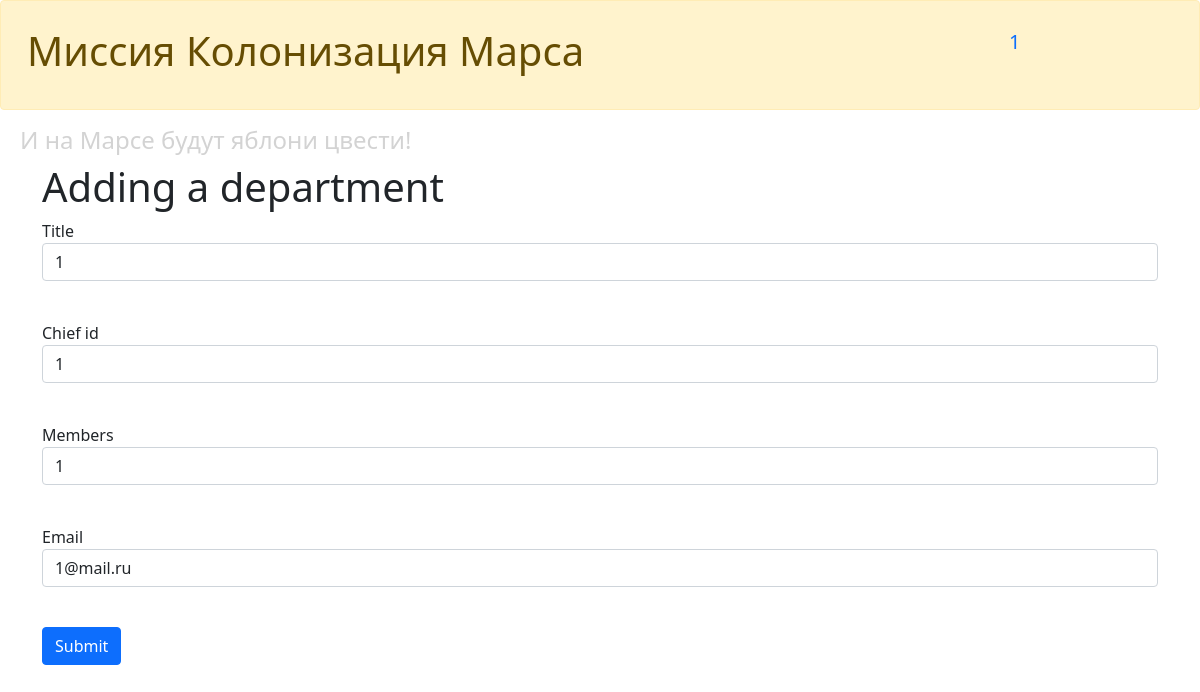
The app's page /edit_department/1 (signed in) with its own data.
### data/users.py (models this page shows, shortened)
class User(SqlAlchemyBase, UserMixin):
    __tablename__ = 'users'
    id = sqlalchemy.Column(sqlalchemy.Integer, primary_key=True,
                           autoincrement=True)
    surname = sqlalchemy.Column(sqlalchemy.String, nullable=True)
    name = sqlalchemy.Column(sqlalchemy.String, nullable=True)
    age = sqlalchemy.Column(sqlalchemy.Integer, nullable=True)
    position = sqlalchemy.Column(sqlalchemy.String, nullable=True)
    speciality = sqlalchemy.Column(sqlalchemy.String, nullable=True)
    address = sqlalchemy.Column(sqlalchemy.String, nullable=True)
    email = sqlalchemy.Column(sqlalchemy.String, unique=True, nullable=True)
    hashed_password = sqlalchemy.Column(sqlalchemy.String, default='',
                                        nullable=True)
    modified = sqlalchemy.Column(sqlalchemy.DateTime,
                                 default=datetime.datetime.now, nullable=True)
    jobs = orm.relation("Jobs", back_populates='user')

### data/departments.py (models this page shows)
class Departments(SqlAlchemyBase):
    __tablename__ = 'departments'
    id = sqlalchemy.Column(sqlalchemy.Integer, primary_key=True,
                           autoincrement=True)
    title = sqlalchemy.Column(sqlalchemy.String, nullable=True)
    chief = sqlalchemy.Column(sqlalchemy.Integer,
                              sqlalchemy.ForeignKey("users.id"),
                              nullable=True)
    members = sqlalchemy.Column(sqlalchemy.String, nullable=True)
    email = sqlalchemy.Column(sqlalchemy.String, nullable=True)
    user = orm.relation('User')

### main.py (the view, shortened to what this page needs)
@login_required
@app.route('/edit_department/<int:id_>', methods=['GET', 'POST'])
def edit_department(id_):
    form = DepartmentForm()
    if request.method == "GET":
        db_sess = db_session.create_session()
        department = db_sess.query(Departments).filter(
            Departments.id == id_).first()
        if department:
            form.title.data = department.title
            form.chief_id.data = department.chief
            form.members.data = department.members
            form.email.data = department.email
        else:
            abort(404)
    return render_template('add_department.html',
                           title='Редактирование департамента', form=form)

### forms/departmentform.py
class DepartmentForm(FlaskForm):
    title = StringField('Title', validators=[DataRequired()])
    chief_id = StringField('Chief id', validators=[DataRequired()])
    members = StringField('Members', validators=[DataRequired()])
    email = EmailField('Email', validators=[DataRequired()])
    submit = SubmitField('Submit')

### data/db_session.py (called while the page is built)
def create_session() -> Session:
    global __factory
    return __factory()

### main.py (called while the page is built)
@login_manager.user_loader
def load_user(user_id):
    db_sess = db_session.create_session()
    return db_sess.query(User).get(user_id)

### templates/add_department.html (shortened to what this page needs)
{% extends "base.html" %}
{% block content %}
<h1>Adding a department</h1>
<form action="" method="post" novalidate>
    <p>
        {{ form.title.label }}<br>
        {{ form.title(class="form-control") }}<br>
    </p>
    <p>
        {{ form.chief_id.label }}<br>
        {{ form.chief_id(class="form-control") }}<br>
    </p>
    <p>
        {{ form.members.label }}<br>
        {{ form.members(class="form-control") }}<br>
    </p>
    <p>
        {{ form.email.label }}<br>
        {{ form.email(class="form-control") }}<br>
    </p>
    <p>{{ form.submit(type="submit", class="btn btn-primary") }}</p>
</form>
{% endblock %}

### templates/base.html (shortened to what this page needs)
<!DOCTYPE html>
<html lang="en">
    <head>
        <link rel="stylesheet" href="../static/css/works_log.css">
        <link rel="stylesheet" href="https://cdn.jsdelivr.net/npm/bootstrap@5.0.0-beta1/dist/css/bootstrap.min.css">
    </head>
    <body>
    <div class="alert alert-warning" role="alert">
        <div class="block">
            <div class="f_item">
                <h1>Миссия Колонизация Марса</h1>
            </div>
            <div class="s_item">
                {% if current_user.is_authenticated %}
                    <a class="navbar-brand" href="/logout">{{ current_user.name }}</a>
                {% else %}
                    <a class="btn btn-primary " href="/register">Зарегистрироваться</a>
                    <a class="btn btn-success" href="/login">Войти</a>
                {% endif %}
            </div>
        </div>
    </div>
    <h4>И на Марсе будут яблони цвести!</h4>
    <main role="main" class="container">
        {% block content %}{% endblock %}
    </main>
    </body>
</html>

### static/css/works_log.css (style rules this page uses)
.block { display: flex; flex-direction: row; flex-wrap: nowrap; }
.f_item { padding: 10px; margin-right: 5px; }
.s_item { padding: 10px; margin-left: 400px; }
h4 { color: #D3D3D3; padding-left: 20px; }

### records on screen
User: name "1"
Departments: title "1", members "1", email "1@mail.ru"
